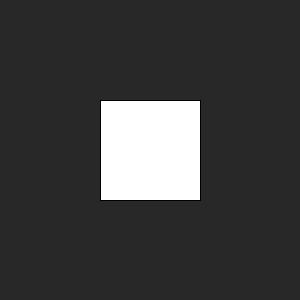
Frame 1 (no input)
Frame 60 (the mouse pressed at the canvas centre just before this capture): identical to frame 1, image omitted
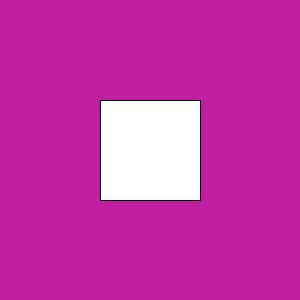
Frame 120 (the mouse held since frame 60 and released just before this capture)

The Processing sketch that drew these frames (run headless with seeded random() and noise(); from frame 60 on, the mouse is pressed at the canvas centre):

// Processing sketch: midterm_05_design_errors
// ── midterm_05_design_errors.pde
// QUESTION 5 - 
// pressing the button should change the background color. figure out why it doesn't and fix it

int buttonX = 100;
int buttonY = 100;
int buttonW = 100;
int buttonH = 100;

void setup() {
  size(300, 300);
}

void draw() {
  background(40);  
  
  if (mousePressed){
    if (mouseX > buttonX && mouseX < buttonX+buttonW) {
      if (mouseY > buttonY && mouseY < buttonY +buttonH) {
        background(random(255),random(255),random(255));
      }
    }
  }
  
  rect(buttonX, buttonY, buttonW, buttonH);
}
